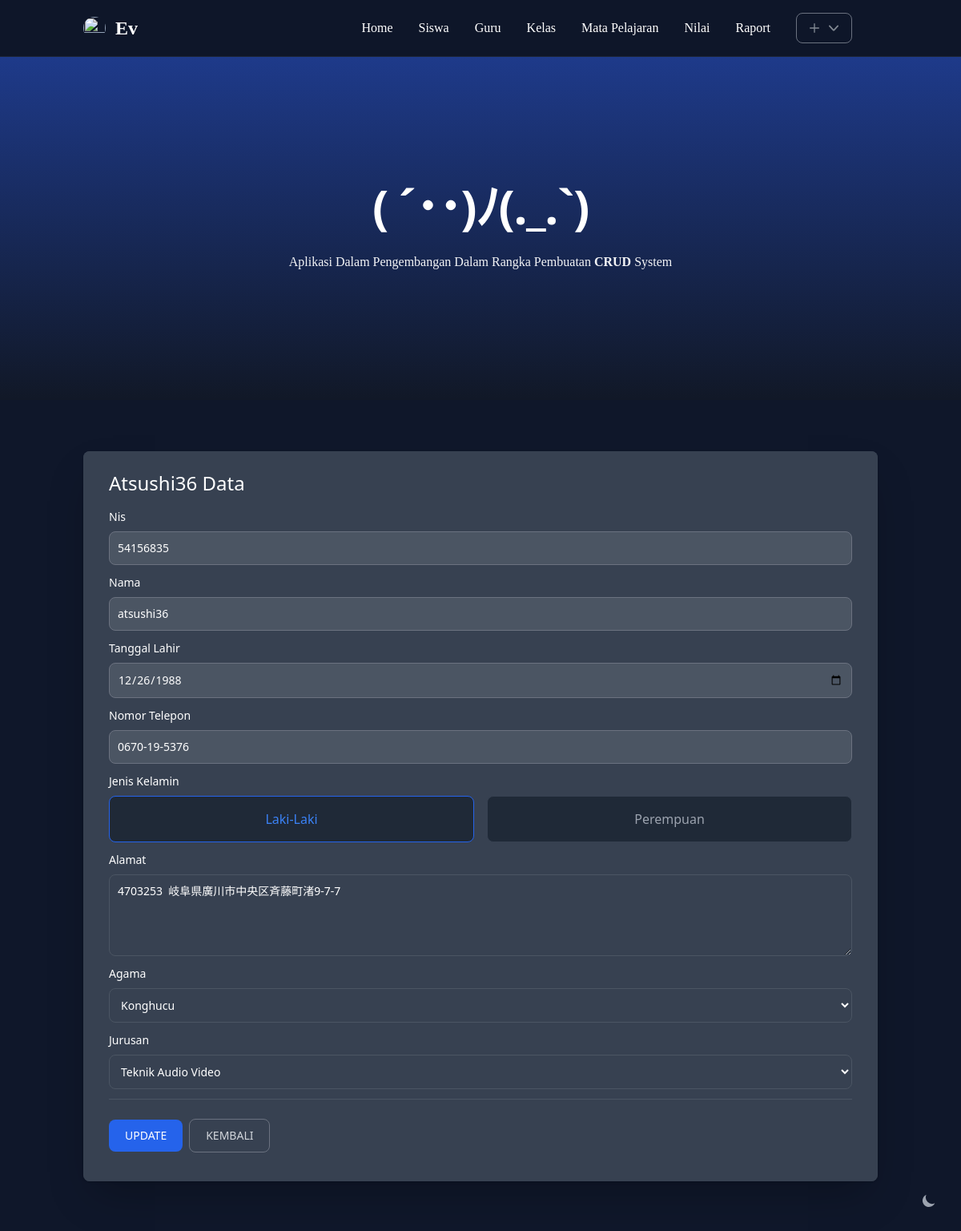
Page /?v=siswa&n=atsushi36&m=edit on the committed database.
### tables this page shows
CREATE TABLE `siswas` (
  `nis` int NOT NULL,
  `id_kelas` int DEFAULT NULL,
  `nama_lengkap` varchar(100) NOT NULL,
  `tgl_lahir` date NOT NULL,
  `jk` varchar(50) NOT NULL,
  `alamat` varchar(100) NOT NULL,
  `telp` varchar(100) NOT NULL,
  `agama` varchar(100) NOT NULL,
  `jurusan` varchar(100) NOT NULL
);

### utils/Helper.php (called while the page is built, shortened)
<?php
class Helper
{
  public static function get(string $table, array $options = []): mysqli_result
  {
    $query = "SELECT * from $table";
    if (!empty($options)) {
      if (isset($options['kolom'])) {
        $query = "SELECT " . $options['kolom'] . " from $table";
        $query .= " ORDER BY $table." . $options['kolom'];
        if (isset($options['operator'])) {
          $query = "SELECT " . $options['operator'] . "(" . $options['kolom'] . ") FROM $table";
        }
      }
    }
    $connection = connect();
    return $connection->query($query);
  }
}

### public/component/siswa/formEdit.php (the view, shortened to what this page needs)
<?php
require_once __DIR__ . '/../../../utils/Helper.php';
$connection = connect();
$id = (isset($_GET['n'])) ? $_GET['n'] : die('Unauthorized');
$query = "SELECT * FROM siswas where siswas.nama_lengkap = '$id'";
$datas = $connection->query($query);
$data = $datas->fetch_object();
$selected = $data->jurusan;
$selectedA = $data->agama;
?>
<div class="py-8 px-4 mx-auto max-w-screen-lg text-left lg:py-16">
  <div class="relative bg-white rounded-lg shadow-2xl dark:bg-gray-700">
    <form action="siswa/edit.php" method="post">
      <div class="relative bg-white rounded-lg shadow dark:bg-gray-700">
        <div class="px-6 py-6 lg:px-8 space-y-4">
          <h3 class="mb-4 text-xl md:text-2xl font-medium text-gray-900 dark:text-white"><?= str_replace('.', ' ', ucfirst($data->nama_lengkap)) ?> Data</h3>
          <div class="space-y-3">
            <div>
              <label class="capitalize block mb-2 mt-3 text-sm font-medium text-gray-900 dark:text-white">nis</label>
              <input type="text" name="nis" id="nama" placeholder="~" class="bg-gray-50 border border-gray-300 text-gray-900 text-sm rounded-lg focus:ring-blue-500 focus:border-blue-500 block w-full p-2.5 dark:bg-gray-600 dark:border-gray-500 dark:placeholder-gray-400 dark:text-white" fdprocessedid="ju39cs" value="<?= $data->nis ?>">
            </div>
            <div>
              <label class="capitalize block mb-2 mt-3 text-sm font-medium text-gray-900 dark:text-white">nama</label>
              <input type="text" name="nama" id="nama" placeholder="~" class="bg-gray-50 border border-gray-300 text-gray-900 text-sm rounded-lg focus:ring-blue-500 focus:border-blue-500 block w-full p-2.5 dark:bg-gray-600 dark:border-gray-500 dark:placeholder-gray-400 dark:text-white" fdprocessedid="ju39cs" value="<?= $data->nama_lengkap ?>">
            </div>
            <div>
              <label for="nama" class="capitalize block mb-2 text-sm font-medium text-gray-900 dark:text-white">tanggal lahir</label>
              <input type="date" value="<?= $data->tgl_lahir; ?>" name="tanggal" id="nama" placeholder="~" class="bg-gray-50 border border-gray-300 text-gray-900 text-sm rounded-lg focus:ring-blue-500 focus:border-blue-500 block w-full p-2.5 dark:bg-gray-600 dark:border-gray-500 dark:placeholder-gray-400 dark:text-white select-all" required="">
            </div>
            <div>
              <label for="nomor" class="capitalize block mb-2 mt-3 text-sm font-medium text-gray-900 dark:text-white">nomor telepon</label>
              <input type="text" name="nomor" id="nomor" placeholder="~" class="bg-gray-50 border border-gray-300 text-gray-900 text-sm rounded-lg focus:ring-blue-500 focus:border-blue-500 block w-full p-2.5 dark:bg-gray-600 dark:border-gray-500 dark:placeholder-gray-400 dark:text-white" fdprocessedid="ndtfi" value="<?= $data->telp ?>">
            </div>
            <div>
              <h4 class="mb-4 md:mb-2  mt-3 capitalize text-sm font-medium text-gray-900 dark:text-white">jenis kelamin</h4>
              <ul class="grid w-full gap-4 md:grid-cols-2">
                <li>
                  <label for="laki" class="capitalize inline-flex justify-center items-center w-full p-3 md:p-4 text-gray-500 bg-white border border-gray-200 rounded-lg cursor-pointer dark:hover:text-gray-300 dark:border-gray-600 dark:peer-checked:text-blue-500 peer-checked:border-blue-600 peer-checked:text-blue-600 hover:text-gray-600 hover:bg-gray-100 dark:text-gray-400 dark:bg-gray-800 dark:hover:bg-gray-600">
                    <div class="block">
                      <div class="w-full text-base">Laki-laki</div>
                    </div>
                  </label>
                </li>
                <li>
                  <label for="perem" class="capitalize inline-flex justify-center items-center w-full p-3 md:p-4 text-gray-500 bg-white border border-gray-200 rounded-lg cursor-pointer dark:hover:text-gray-300 dark:border-gray-700 dark:peer-checked:text-blue-500 peer-checked:border-blue-600 peer-checked:text-blue-600 hover:text-gray-600 hover:bg-gray-100 dark:text-gray-400 dark:bg-gray-800 dark:hover:bg-gray-600">
                    <div class="block">
                      <div class="w-full text-base">Perempuan</div>
                    </div>
                  </label>
                </li>
              </ul>
            </div>
            <div>
              <label for="alamat" class="capitalize block mb-2 mt-3 text-sm font-medium text-gray-900 dark:text-white">alamat</label>
              <textarea id="alamat" rows="4" name="alamat" class="block p-2.5 w-full text-sm text-gray-900 bg-gray-50 rounded-lg border border-gray-300 focus:ring-blue-500 focus:border-blue-500 dark:bg-gray-700 dark:border-gray-600 dark:placeholder-gray-400 dark:text-white dark:focus:ring-blue-500 dark:focus:border-blue-500" placeholder="Alamat lengkap..."><?= $data->alamat ?></textarea>
            </div>
            <div>
              <label for="sel" class="capitalize block mb-2 mt-3 text-sm font-medium text-gray-900 dark:text-white">Agama</label>
              <select id="sel" name="agama" class="bg-gray-50 border border-gray-300 text-gray-900 text-sm rounded-lg focus:ring-blue-500 focus:border-blue-500 block w-full p-2.5 dark:bg-gray-700 dark:border-gray-600 dark:placeholder-gray-400 dark:text-white dark:focus:ring-blue-500 dark:focus:border-blue-500" fdprocessedid="7bq3m7">
                <?php
                $datasMapel = Helper::get('siswas', ['kolom' => 'agama', 'operator' => 'DISTINCT']);
                foreach ($datasMapel as $data) :
                  if ($selectedA === $data['agama']) :
                ?>
                    <option selected value="<?= $data['agama'] ?>"><?= ucfirst($data['agama']) ?></option>
                  <?php else : ?>
                    <option value="<?= $data['agama'] ?>"><?= ucfirst($data['agama']) ?></option>
                  <?php endif; ?>
                <?php endforeach; ?>
              </select>
            </div>
            <div>
              <label for="jurs" class="capitalize block mb-2 mt-3 text-sm font-medium text-gray-900 dark:text-white">Jurusan</label>
              <select id="jurs" name="jurusan" class="bg-gray-50 border border-gray-300 text-gray-900 text-sm rounded-lg focus:ring-blue-500 focus:border-blue-500 block w-full p-2.5 dark:bg-gray-700 dark:border-gray-600 dark:placeholder-gray-400 dark:text-white dark:focus:ring-blue-500 dark:focus:border-blue-500" fdprocessedid="yngzd">
                <?php
                $datasMapel = Helper::get('siswas', ['kolom' => 'jurusan', 'operator' => 'DISTINCT']);
                foreach ($datasMapel as $data) :
                  if ($selected === $data['jurusan']) :
                ?>
                    <option selected value="<?= $data['jurusan'] ?>"><?= ucfirst($data['jurusan']) ?></option>
                  <?php else : ?>
                    <option value="<?= $data['jurusan'] ?>"><?= ucfirst($data['jurusan']) ?></option>
                  <?php endif; ?>
                <?php endforeach; ?>
              </select>
            </div>
            <div class="flex items-center pt-6 pb-3 space-x-2 border-t border-gray-200 rounded-b dark:border-gray-600">
              <button type="submit" class="text-white uppercase bg-blue-700 hover:bg-blue-800 focus:ring-4 focus:outline-none focus:ring-blue-300 font-medium rounded-lg text-sm px-5 py-2.5 text-center dark:bg-blue-600 dark:hover:bg-blue-700 dark:focus:ring-blue-800">update</button>
              <button type="reset" onclick="window.location.href='https://ev.final.test/?v=siswa'" class="text-gray-500 uppercase bg-white hover:bg-gray-100 focus:ring-4 focus:outline-none focus:ring-blue-300 rounded-lg border border-gray-200 text-sm font-medium px-5 py-2.5 hover:text-gray-900 focus:z-10 dark:bg-gray-700 dark:text-gray-300 dark:border-gray-500 dark:hover:text-white dark:hover:bg-gray-600 dark:focus:ring-gray-600">kembali</button>
            </div>
          </div>
        </div>
      </div>
    </form>
  </div>
</div>

### rows in the picture
siswas: nama_lengkap "Atsushi36", nis "54156835", nama "atsushi36", tanggal "12/26/1988", nomor "0670-19-5376", alamat "4703253 岐阜県廣川市中央区斉藤町渚9-7-7", agama "Konghucu", jurusan "Teknik Audio Video"

### other values in the picture
$page['head'] "( ´･･)ﾉ(._.`)"
